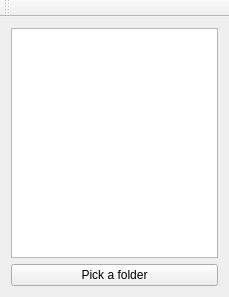
<?xml version="1.0" encoding="UTF-8"?>
<ui version="4.0">
 <class>MainWindow</class>
 <widget class="QMainWindow" name="MainWindow">
  <property name="geometry">
   <rect>
    <x>0</x>
    <y>0</y>
    <width>229</width>
    <height>297</height>
   </rect>
  </property>
  <property name="windowTitle">
   <string>MainWindow</string>
  </property>
  <widget class="QWidget" name="centralWidget">
   <layout class="QVBoxLayout" name="verticalLayout">
    <item>
     <widget class="QListWidget" name="listWidget"/>
    </item>
    <item>
     <widget class="QPushButton" name="btnBrowse">
      <property name="text">
       <string>Pick a folder</string>
      </property>
     </widget>
    </item>
   </layout>
  </widget>
  <widget class="QToolBar" name="mainToolBar">
   <attribute name="toolBarArea">
    <enum>TopToolBarArea</enum>
   </attribute>
   <attribute name="toolBarBreak">
    <bool>false</bool>
   </attribute>
  </widget>
 </widget>
 <layoutdefault spacing="6" margin="11"/>
 <resources/>
 <connections/>
</ui>
